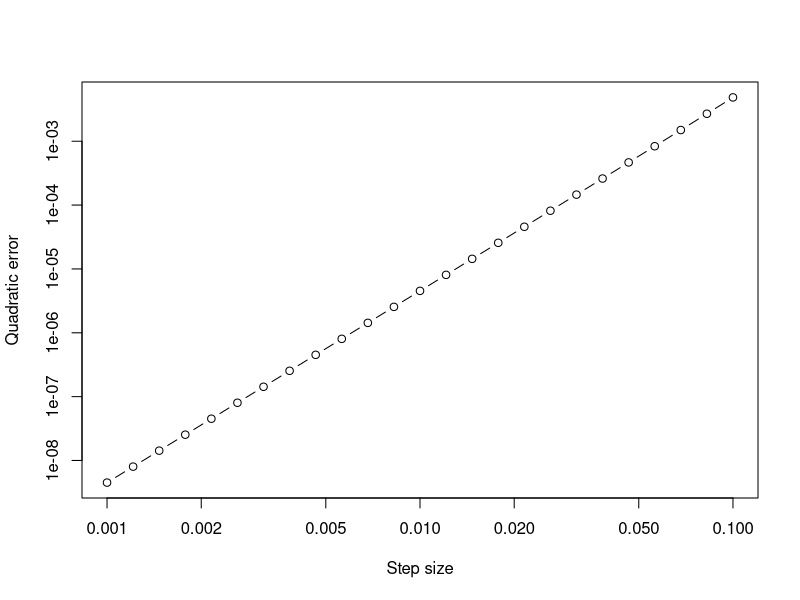

The R source for this figure:
f <- function(x,y) exp(x+2*y)
t1 <- function(x,y) 1+x+2*y
t2 <- function(x,y) 1+x+2*y+.5*(x+2*y)^2
print(c(exact=f(.1,.05),linear=t1(.1,.05),quadratic=t2(.1,.05)))
h <- 10^seq(-3,-1,length.out=25)
plot(h,abs(f(h,h)-t2(h,h)),log="xy",type="b",xlab="Step size",ylab="Quadratic error")
q <- function(p) (p[1]-2)^2+4*(p[2]+1)^2+3
grad <- function(p) c(2*(p[1]-2),8*(p[2]+1))
fit <- optim(c(0,0),q,gr=grad,method="BFGS")
print(c(fit$par,minimum=fit$value))
stopifnot(max(abs(fit$par-c(2,-1)))<1e-5)
nonconvex <- function(p) (p[1]^2-1)^2+p[2]^2
starts <- list(c(-2,1),c(2,1),c(-.7,-1),c(.7,-1))
print(do.call(rbind,lapply(starts,function(s) c(optim(s,nonconvex,method="BFGS")$par))))
angle <- optimize(function(t) -(cos(t)+2*sin(t)),c(0,2*pi))
print(c(disk_max=-angle$objective,exact=sqrt(5)))
fixed_sum <- optimize(function(x) -x*(10-x),c(0,10))
print(c(x=fixed_sum$minimum,y=10-fixed_sum$minimum,product=-fixed_sum$objective))
x <- c(0,1,2,3);y <- c(1,2,2,4);X <- cbind(1,x)
print(qr.solve(X,y));print(coef(lm(y~x)))
stopifnot(max(abs(qr.solve(X,y)-c(.9,.9)))<1e-10)
P <- function(p) 12*p[1]+10*p[2]-p[1]^2-2*p[2]^2-p[1]*p[2]
fit <- optim(c(1,1),function(p) -P(p),method="BFGS")
print(c(fit$par,benefit=P(fit$par)))
print(c(exact_x=38/7,exact_y=8/7))
